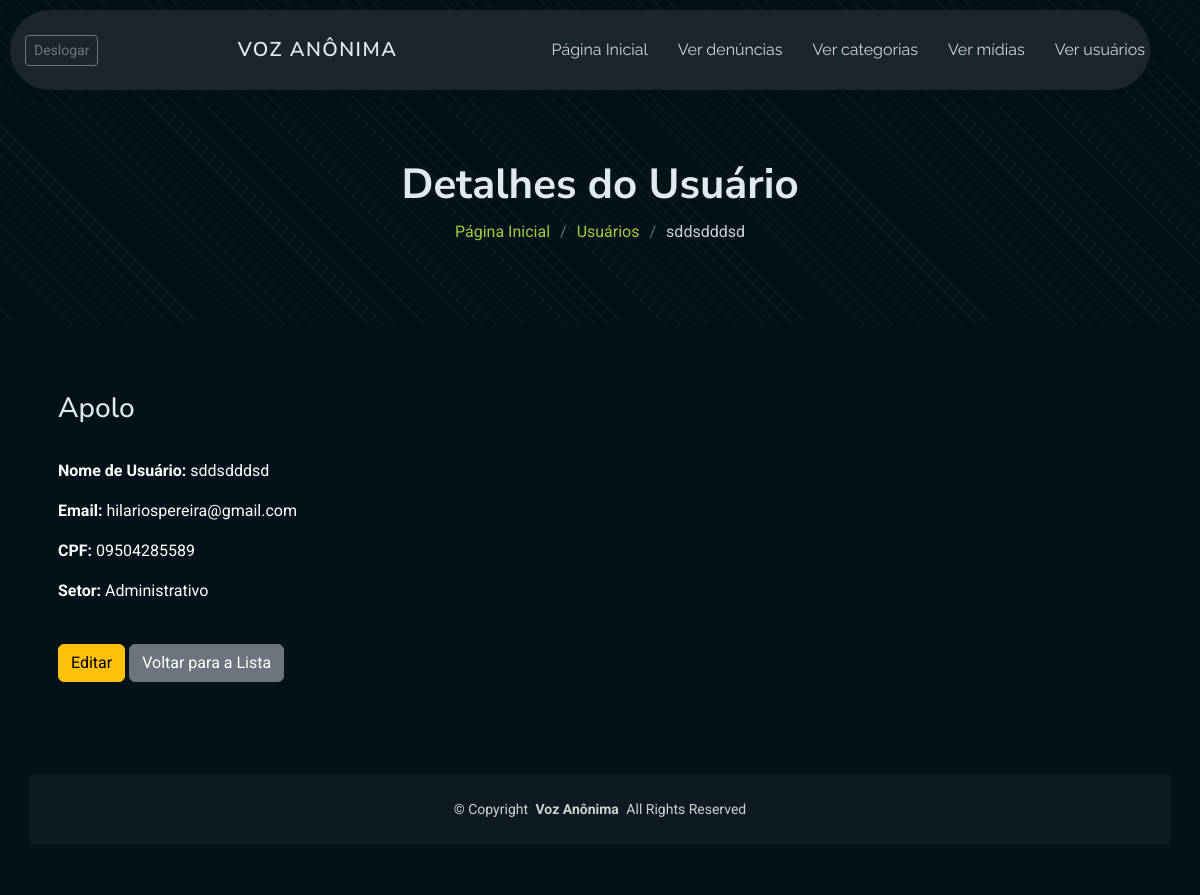
Screenshot of /usuario/detalhar/4/ (signed in) with the database file from the repository.
### usuario/models.py (models this page shows, shortened)
class Usuario(User):
    SETOR_CHOICES = (
        ('CA', 'Coordenação de Ensino'),
        ('CAE', 'Coordenação de Assuntos Estudantis'),
        ('Diretoria Academica', 'Diretoria Acadêmica'),
        ('Administrativo', 'Administrativo'),
        ('NAPNE', 'Núcleo de Atendimento a Pessoas com Necessidades Específicas'),
        ('Outro', 'Outro'),
    )
    cpf = models.CharField(max_length=14, unique=True)
    setor = models.CharField(choices=SETOR_CHOICES, max_length=100, default='OUT')

### usuario/views.py (the view)
# urls.py: path('detalhar/<int:usuario_id>/', views.detalhar, name='detalhar_usuario'),
@login_required
@permission_required('auth.view_user', raise_exception=True)
def detalhar(request, usuario_id):
    usuario = get_object_or_404(Usuario, pk=usuario_id)
    return render(request, 'usuario/detalhar.html', {'usuario': usuario})

### templates/usuario/detalhar.html
{% extends "base.html" %}
{% block content %}
<div class="page-title" data-aos="fade">
  <div class="container position-relative">
    <h1>Detalhes do Usuário</h1>
    <nav class="breadcrumbs">
      <ol>
        <li><a href="{% url 'index' %}">Página Inicial</a></li>
        <li><a href="{% url 'index_usuario' %}">Usuários</a></li>
        <li class="current">{{ usuario.username }}</li>
      </ol>
    </nav>
  </div>
</div><section class="section">
    <div class="container" data-aos="fade-up" data-aos-delay="100">
        <div class="card" style="background-color: rgba(255, 255, 255, 0); border: none; color: white;">
            <div class="card-header">
                <h3>{{ usuario.get_full_name }}</h3>
            </div>
            <div class="card-body">
                <p><strong>Nome de Usuário:</strong> {{ usuario.username }}</p>
                <p><strong>Email:</strong> {{ usuario.email|default:"Não informado" }}</p>
                <p><strong>CPF:</strong> {{ usuario.cpf }}</p>
                <p><strong>Setor:</strong> {{ usuario.setor }}</p>
            </div>
            <div class="card-footer">
                <a href="{% url 'editar_usuario' usuario.id %}" class="btn btn-warning">Editar</a>
                <a href="{% url 'index_usuario' %}" class="btn btn-secondary">Voltar para a Lista</a>
            </div>
        </div>
    </div>
</section>
{% endblock %}

### rows the page displays
Usuario: get_full_name "Apolo", cpf "09504285589", setor "Administrativo"

### other values shown
{{ usuario.username }} "sddsdddsd"
{{ usuario.email|default:"Não informado" }} "hilariospereira@gmail.com"
